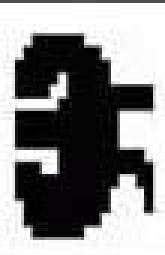
#> input picture acma-kapama-islemleri/img.png, 55 x 85 px (shown 3 times larger)
$ python main.py
#> lines starting #> are read from the running program, lines starting #| are printed output that depends on the picture
import cv2
import numpy as np
import matplotlib.pyplot as plt

def image_opening_closing(input_image_path):
    # Read the input image
#> called with input_image_path = 'img.png'
    img = cv2.imread(input_image_path, cv2.IMREAD_GRAYSCALE)
#> img: shape (85, 55); min 0, max 255, mean 136.4

    # Define a kernel for morphological operations
    kernel = np.ones((10, 10), np.uint8)

    # Perform image opening
    opening = cv2.morphologyEx(img, cv2.MORPH_OPEN, kernel)
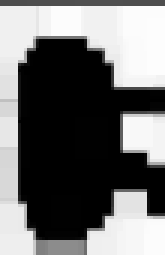
#> opening: shape (85, 55) (shown 3 times larger); min 0, max 253, mean 111.3

    # Perform image closing
    closing = cv2.morphologyEx(img, cv2.MORPH_CLOSE, kernel)
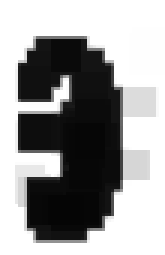
#> closing: shape (85, 55) (shown 3 times larger); min 5, max 255, mean 156.9

    # Display the images using plt.subplot
    plt.figure(figsize=(10, 5))

    plt.subplot(1, 3, 1)
    plt.title('Original Image')
    plt.imshow(img, cmap='gray')
    plt.axis('off')

    plt.subplot(1, 3, 2)
    plt.title('Image Closing')
    plt.imshow(opening, cmap='gray')
    plt.axis('off')

    plt.subplot(1, 3, 3)
    plt.title('Image Opening')
    plt.imshow(closing, cmap='gray')
    plt.axis('off')

    plt.show()
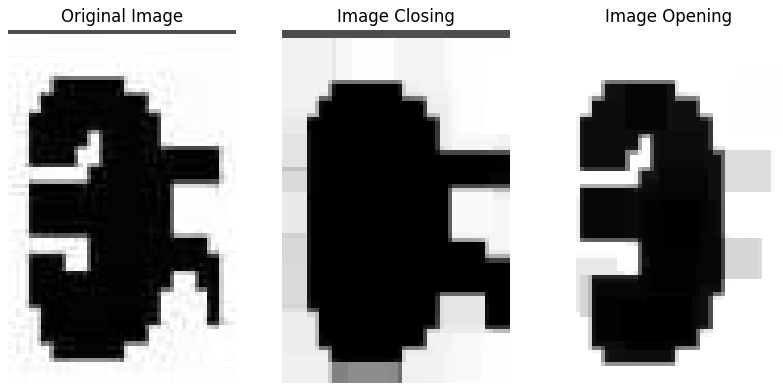
#> figure drawn by matplotlib, 3 panels

# Example usage
input_image_path = 'img.png'
image_opening_closing(input_image_path)
